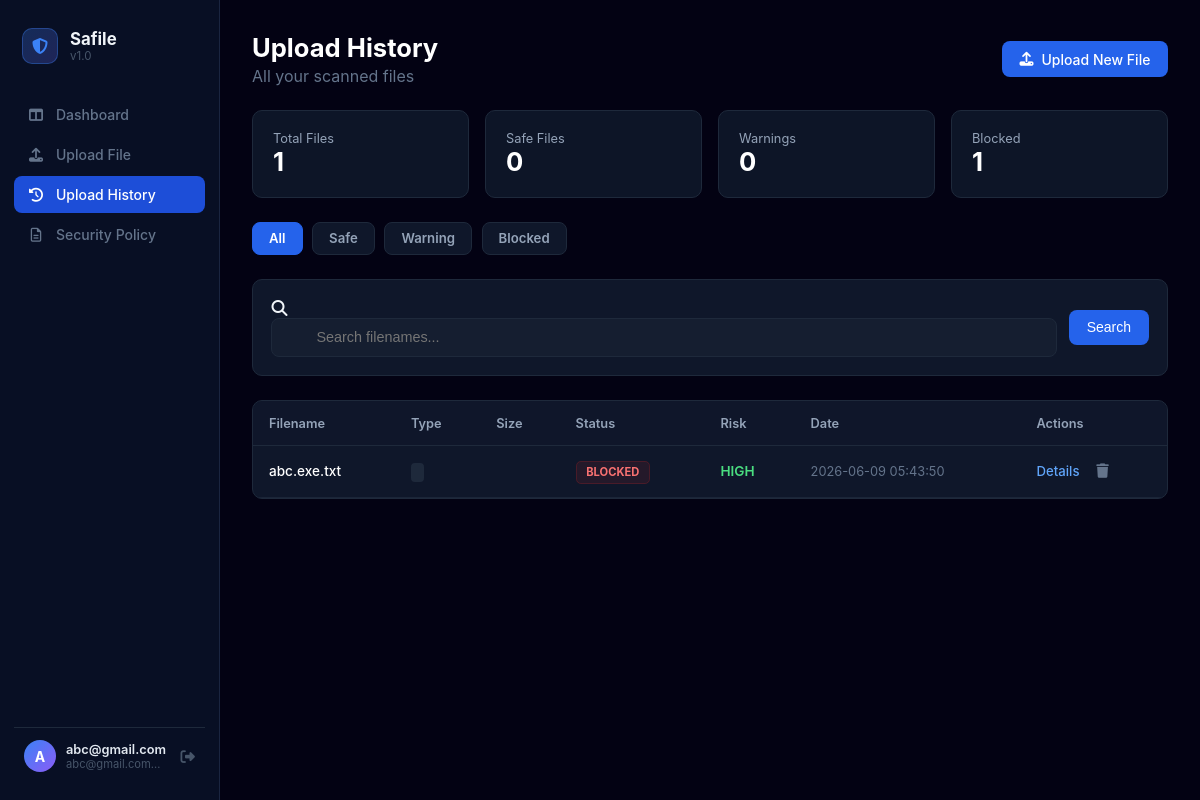
Page /history (signed in) on the earlier database version.
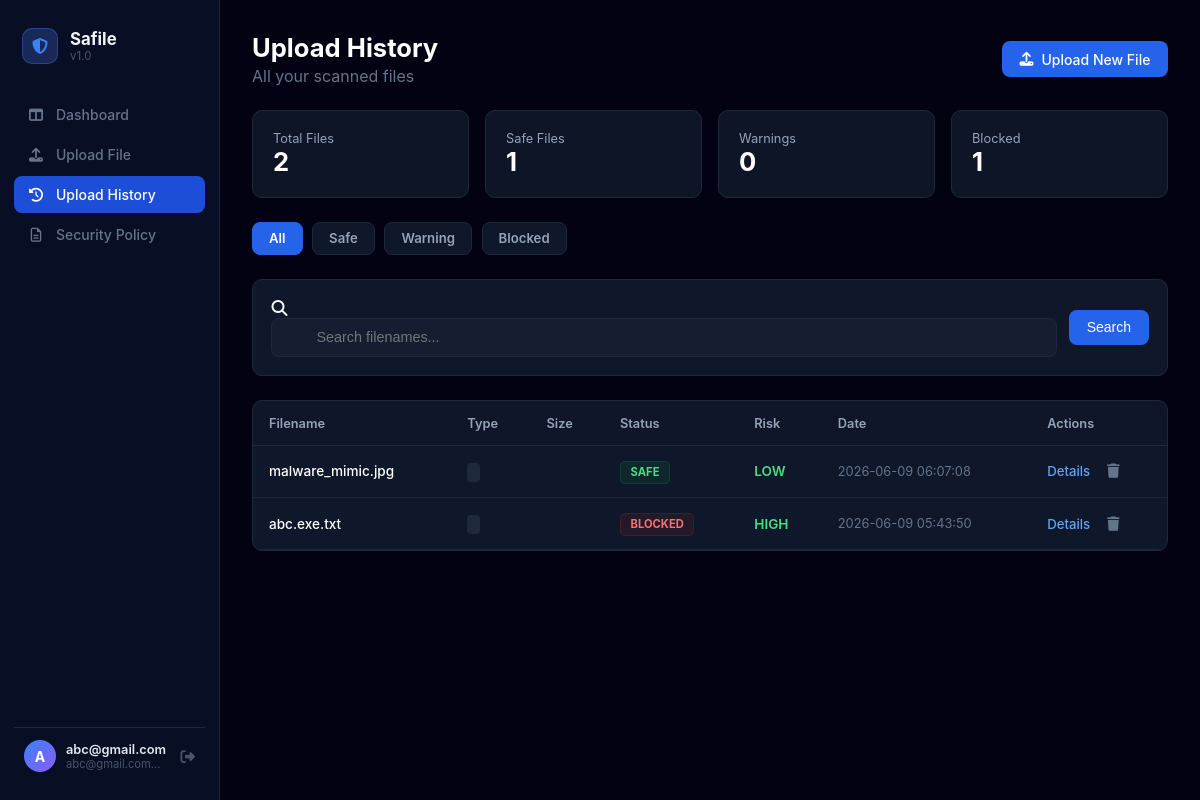
Same page on the later database version.
### tables this page shows
CREATE TABLE history (
            id INTEGER PRIMARY KEY AUTOINCREMENT,
            user_id INTEGER NOT NULL,
            filename TEXT NOT NULL,
            status TEXT NOT NULL,
            risk TEXT NOT NULL,
            reason TEXT NOT NULL,
            timestamp DATETIME DEFAULT CURRENT_TIMESTAMP,
            FOREIGN KEY(user_id) REFERENCES users(id)
        );

### app.py (the view)
@app.route('/history')
def history():
    if 'username' not in session:
        return redirect(url_for('login'))
    user_id = session.get('user_id')
    status_filter = request.args.get('status', 'ALL')
    search = request.args.get('search', '')
    page = int(request.args.get('page', 1))
    per_page = 10 # 페이지당 보여줄 개수
    conn = sqlite3.connect('safile.db')
    cursor = conn.cursor()
    base_query = "SELECT * FROM history WHERE user_id = ?"
    params = [user_id]
    if status_filter != 'ALL':
        base_query += " AND status = ?"
        params.append(status_filter)
    if search:
        base_query += " AND filename LIKE ?"
        params.append(f"%{search}%")
    cursor.execute(base_query.replace("*", "COUNT(*)"), params)
    total_count = cursor.fetchone()[0]
    total_pages = (total_count + per_page - 1) // per_page
    cursor.execute("SELECT status, COUNT(*) FROM history WHERE user_id = ? GROUP BY status", (user_id,))
    stats_data = dict(cursor.fetchall())
    stats = {
        'total': total_count,
        'safe': stats_data.get('SAFE', 0),
        'warning': stats_data.get('WARNING', 0),
        'blocked': stats_data.get('BLOCKED', 0)
    }
    offset = (page - 1) * per_page
    query = base_query + " ORDER BY timestamp DESC LIMIT ? OFFSET ?"
    cursor.execute(query, params + [per_page, offset])
    uploads = cursor.fetchall()
    conn.close()
    upload_list = [{"id": u[0], "filename": u[2], "result": u[3], "risk": u[4], "created_at": u[6]} for u in uploads]
    return render_template('history.html',
                           uploads=upload_list,
                           stats=stats,
                           status_filter=status_filter,
                           search=search,
                           page=page,
                           total_pages=total_pages)

### app.py (called while the page is built)
@app.context_processor
def inject_user_stats():
    if 'user_id' in session:
        user_id = session.get('user_id')
        conn = sqlite3.connect('safile.db')
        cursor = conn.cursor()
        cursor.execute("SELECT COUNT(*) FROM history WHERE status = 'BLOCKED' AND user_id = ?", (user_id,))
        count = cursor.fetchone()[0]
        conn.close()
        return dict(blocked_count=count)
    return dict(blocked_count=0)

@app.context_processor
def inject_all_stats():
    if 'user_id' in session:
        user_id = session.get('user_id')
        conn = sqlite3.connect('safile.db')
        cursor = conn.cursor()
        cursor.execute("SELECT status, COUNT(*) FROM history WHERE user_id = ? GROUP BY status", (user_id,))
        rows = cursor.fetchall()
        stats = {status: count for status, count in rows}
        conn.close()
        return dict(
            blocked_count=stats.get('BLOCKED', 0),
            warning_count=stats.get('WARNING', 0),
            safe_count=stats.get('SAFE', 0)
        )
    return dict(blocked_count=0, warning_count=0, safe_count=0)

@app.before_request
def load_logged_in_user():
    user_id = session.get('user_id')
    if user_id:
        class CurrentUser:
            def __init__(self, id, username):
                self.id = id
                self.username = username
                self.is_authenticated = True
        g.current_user = CurrentUser(user_id, session.get('username'))
    else:
        g.current_user = None

### templates/history.html (shortened to what this page needs)
{% extends 'base.html' %}
{% block content %}
<div class="history-top-flex">
    <div>
        <h1>Upload History</h1>
        <p style="color:#64748b;margin:0;">All your scanned files</p>
    </div>
    <a href="{{ url_for('upload') }}" class="btn-primary-flex">
        <i class="fa-solid fa-upload"></i> Upload New File
    </a>
</div>
<div class="policy-stats-grid">
    <div class="stat-card">
        <div class="stat-label">Total Files</div>
        <div class="stat-value text-blue">{{ stats.total }}</div>
    </div>
    <div class="stat-card">
        <div class="stat-label">Safe Files</div>
        <div class="stat-value text-green">{{ stats.safe }}</div>
    </div>
    <div class="stat-card">
        <div class="stat-label">Warnings</div>
        <div class="stat-value text-yellow">{{ stats.warning }}</div>
    </div>
    <div class="stat-card">
        <div class="stat-label">Blocked</div>
        <div class="stat-value text-red">{{ stats.blocked }}</div>
    </div>
</div>
<div class="quick-filter-tabs">
    <a href="?status=ALL" class="tab-btn {% if status_filter == 'ALL' %}active{% endif %}">All</a>
    <a href="?status=SAFE" class="tab-btn {% if status_filter == 'SAFE' %}active{% endif %}" data-status="SAFE">Safe</a>
    <a href="?status=WARNING" class="tab-btn {% if status_filter == 'WARNING' %}active{% endif %}" data-status="WARNING">Warning</a>
    <a href="?status=BLOCKED" class="tab-btn {% if status_filter == 'BLOCKED' %}active{% endif %}" data-status="BLOCKED">Blocked</a>
</div>
<div class="search-filter-bg-box">
    <form method="GET" class="search-flex-row">
        <div class="search-input-wrapper">
            <i class="fa-solid fa-magnifying-glass search-inner-icon"></i>
            <input type="text" name="search" value="{{ search }}" placeholder="Search filenames..." style="width:100%;box-sizing:border-box;background:rgba(30,41,59,.4);border:1px solid #1e293b;border-radius:.5rem;padding:.65rem 1rem .65rem 2.75rem;color:#fff;outline:none;font-size:.9rem;">
        </div>
        <button type="submit" class="btn-primary-flex">Search</button>
    </form>
</div>
<div class="history-table-container">
    <table class="history-main-table">
        <thead>
            <tr>
                <th>Filename</th>
                <th>Type</th>
                <th>Size</th>
                <th>Status</th>
                <th>Risk</th>
                <th>Date</th>
                <th>Actions</th>
            </tr>
        </thead>
        <tbody>
            {% for u in uploads %}
            <tr>
                <td><div class="table-filename-text">{{ u.filename }}</div></td>
                <td><span class="table-type-badge">{{ u.file_type }}</span></td>
                <td style="color:#94a3b8;">{{ u.filesize }}</td>
                <td>
                    {% if u.result == 'SAFE' %}
                        <span class="status-badge-base status-badge-safe">SAFE</span>
                    {% elif u.result == 'WARNING' %}
                        <span class="status-badge-base status-badge-warning">WARNING</span>
                    {% else %}
                        <span class="status-badge-base status-badge-blocked">BLOCKED</span>
                    {% endif %}
                </td>
                <td>
                    {% if u.risk == 'CRITICAL' %}<span class="text-red status-bold">{{ u.risk }}</span>
                    {% elif u.risk == 'MEDIUM' %}<span class="text-yellow status-bold">{{ u.risk }}</span>
                    {% else %}<span class="text-green status-bold">{{ u.risk }}</span>{% endif %}
                </td>
                <td style="color:#64748b;font-size:0.8rem;">{{ u.created_at }}</td>
                <td>
                    <div class="table-action-flex">
                        <a href="{{ url_for('result', upload_id=u.id) }}" class="view-details-link">Details</a>
                        <form method="POST" action="{{ url_for('delete_upload', upload_id=u.id) }}" style="display:inline;" onsubmit="return confirm('Delete this record?')">
                            <button type="submit" class="table-delete-trash-btn"><i class="fa-solid fa-trash"></i></button>
                        </form>
                    </div>
                </td>
            </tr>
            {% else %}
            <tr><td colspan="7" class="table-empty-row">
                <i class="fa-solid fa-inbox" style="font-size:2rem;color:#334155;display:block;margin-bottom:.5rem;"></i>
                No records found
            </td></tr>
            {% endfor %}
        </tbody>
    </table>
</div>
{% endblock %}

### templates/base.html (shortened to what this page needs)
<!DOCTYPE html>
<html lang="ko">
<head>
    <link rel="stylesheet" href="https://cdnjs.cloudflare.com/ajax/libs/font-awesome/6.4.0/css/all.min.css">
    <link rel="stylesheet" href="{{ url_for('static', filename='style.css') }}">
</head>
<body class="{% block body_class %}dashboard-body{% endblock %}">
{% block body %}
<div class="app-wrapper">
    <aside class="app-sidebar">
        <div class="sidebar-logo-area">
            <div class="sidebar-logo-icon-wrap">
                <i class="fa-solid fa-shield-halved"></i>
            </div>
            <div>
                <div class="sidebar-brand-name">Safile</div>
                <div class="sidebar-brand-version">v1.0</div>
            </div>
        </div>
        <ul class="sidebar-nav-list">
            <li>
                <a href="{{ url_for('dashboard') }}" class="sidebar-nav-link {% if request.endpoint == 'dashboard' %}active{% endif %}">
                    <i class="fa-solid fa-table-columns"></i>
                    <span>Dashboard</span>
                </a>
            </li>
            <li>
                <a href="{{ url_for('upload') }}" class="sidebar-nav-link {% if request.endpoint == 'upload' %}active{% endif %}">
                    <i class="fa-solid fa-upload"></i>
                    <span>Upload File</span>
                </a>
            </li>
            <li>
                <a href="{{ url_for('history') }}" class="sidebar-nav-link {% if request.endpoint == 'history' %}active{% endif %}">
                    <i class="fa-solid fa-clock-rotate-left"></i>
                    <span>Upload History</span>
                </a>
            </li>
            <li>
                <a href="{{ url_for('policy') }}" class="sidebar-nav-link {% if request.endpoint == 'policy' %}active{% endif %}">
                    <i class="fa-regular fa-file-lines"></i>
                    <span>Security Policy</span>
                </a>
            </li>
        </ul>
        <div class="sidebar-user-footer">
            <div class="sidebar-user-avatar">{{ (g.current_user.username or 'D')[0].upper() if g.current_user else 'D' }}</div>
            <div class="sidebar-user-info">
                <div class="sidebar-user-name">{{ g.current_user.username or 'Demo User' }}</div>
                <div class="sidebar-user-email">{{ (g.current_user.username.lower() + '@safile.local') if g.current_user else 'demo@safile.io' }}</div>
            </div>
            <a href="{{ url_for('logout') }}" class="sidebar-logout-btn" title="Logout">
                <i class="fa-solid fa-right-from-bracket"></i>
            </a>
        </div>
    </aside>
    <main class="main-content-area">
        {% block content %}{% endblock %}
    </main>
</div>
{% endblock %}
</body>
</html>

Differences in the rows shown:
added history: filename "malware_mimic.jpg", status "SAFE", risk "LOW", created_at "2026-06-09 06:07:08"
Other differences:
{{ stats.total }}: "1" → "2"
{{ stats.safe }}: "0" → "1"
